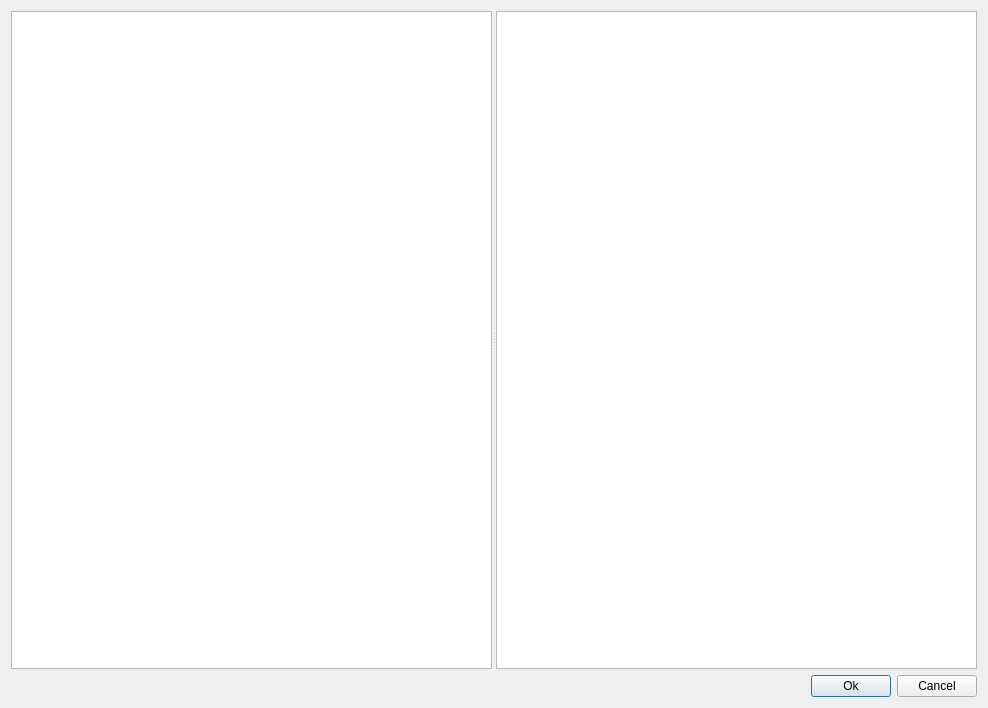
<?xml version="1.0" encoding="UTF-8"?>
<ui version="4.0">
 <class>CForwarding_select_do_tagname_dialog</class>
 <widget class="QDialog" name="CForwarding_select_do_tagname_dialog">
  <property name="geometry">
   <rect>
    <x>0</x>
    <y>0</y>
    <width>988</width>
    <height>708</height>
   </rect>
  </property>
  <property name="windowTitle">
   <string>CForwarding_select_do_tagname_dialog</string>
  </property>
  <layout class="QGridLayout" name="gridLayout">
   <item row="0" column="0">
    <widget class="QSplitter" name="splitter">
     <property name="orientation">
      <enum>Qt::Horizontal</enum>
     </property>
     <widget class="QTreeView" name="treeView"/>
     <widget class="QTableView" name="tableView"/>
    </widget>
   </item>
   <item row="1" column="0">
    <layout class="QHBoxLayout" name="horizontalLayout">
     <item>
      <spacer name="horizontalSpacer">
       <property name="orientation">
        <enum>Qt::Horizontal</enum>
       </property>
       <property name="sizeHint" stdset="0">
        <size>
         <width>40</width>
         <height>20</height>
        </size>
       </property>
      </spacer>
     </item>
     <item>
      <widget class="QPushButton" name="pushButtonOk">
       <property name="text">
        <string>Ok</string>
       </property>
      </widget>
     </item>
     <item>
      <widget class="QPushButton" name="pushButtonCancel">
       <property name="text">
        <string>Cancel</string>
       </property>
      </widget>
     </item>
    </layout>
   </item>
  </layout>
 </widget>
 <layoutdefault spacing="6" margin="11"/>
 <resources/>
 <connections/>
</ui>
